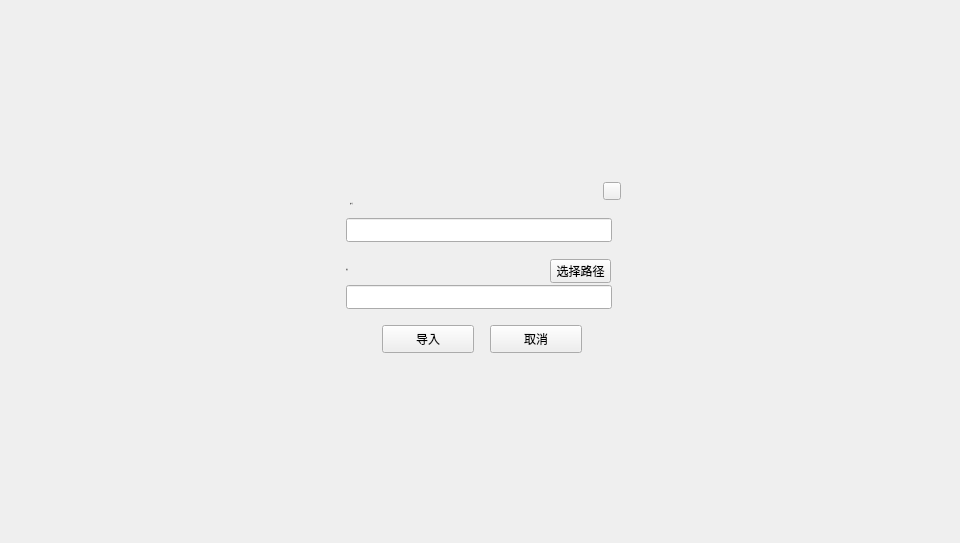
<?xml version="1.0" encoding="UTF-8"?>
<ui version="4.0">
 <class>ImportDialog</class>
 <widget class="QDialog" name="ImportDialog">
  <property name="geometry">
   <rect>
    <x>0</x>
    <y>0</y>
    <width>960</width>
    <height>543</height>
   </rect>
  </property>
  <property name="font">
   <font>
    <family>微软雅黑</family>
   </font>
  </property>
  <property name="windowTitle">
   <string>Dialog</string>
  </property>
  <widget class="QWidget" name="widget" native="true">
   <property name="geometry">
    <rect>
     <x>0</x>
     <y>0</y>
     <width>960</width>
     <height>543</height>
    </rect>
   </property>
   <widget class="QWidget" name="containerWidget" native="true">
    <property name="geometry">
     <rect>
      <x>330</x>
      <y>175</y>
      <width>300</width>
      <height>193</height>
     </rect>
    </property>
    <widget class="QLineEdit" name="privateKeyLineEdit">
     <property name="geometry">
      <rect>
       <x>16</x>
       <y>110</y>
       <width>266</width>
       <height>24</height>
      </rect>
     </property>
     <property name="font">
      <font>
       <family>微软雅黑</family>
       <pointsize>10</pointsize>
      </font>
     </property>
     <property name="contextMenuPolicy">
      <enum>Qt::DefaultContextMenu</enum>
     </property>
     <property name="styleSheet">
      <string notr="true"/>
     </property>
     <property name="text">
      <string/>
     </property>
     <property name="readOnly">
      <bool>false</bool>
     </property>
    </widget>
    <widget class="QLineEdit" name="accountNameLineEdit">
     <property name="geometry">
      <rect>
       <x>16</x>
       <y>43</y>
       <width>266</width>
       <height>24</height>
      </rect>
     </property>
     <property name="font">
      <font>
       <family>微软雅黑</family>
       <pointsize>10</pointsize>
      </font>
     </property>
     <property name="contextMenuPolicy">
      <enum>Qt::DefaultContextMenu</enum>
     </property>
     <property name="styleSheet">
      <string notr="true"/>
     </property>
     <property name="text">
      <string/>
     </property>
     <property name="readOnly">
      <bool>false</bool>
     </property>
    </widget>
    <widget class="QToolButton" name="closeBtn">
     <property name="geometry">
      <rect>
       <x>273</x>
       <y>7</y>
       <width>18</width>
       <height>18</height>
      </rect>
     </property>
     <property name="cursor">
      <cursorShape>PointingHandCursor</cursorShape>
     </property>
     <property name="focusPolicy">
      <enum>Qt::NoFocus</enum>
     </property>
     <property name="styleSheet">
      <string notr="true"/>
     </property>
     <property name="text">
      <string/>
     </property>
    </widget>
    <widget class="QToolButton" name="pathBtn">
     <property name="geometry">
      <rect>
       <x>220</x>
       <y>84</y>
       <width>61</width>
       <height>24</height>
      </rect>
     </property>
     <property name="font">
      <font>
       <family>微软雅黑</family>
       <weight>50</weight>
       <italic>false</italic>
       <bold>false</bold>
      </font>
     </property>
     <property name="cursor">
      <cursorShape>PointingHandCursor</cursorShape>
     </property>
     <property name="focusPolicy">
      <enum>Qt::NoFocus</enum>
     </property>
     <property name="styleSheet">
      <string notr="true"/>
     </property>
     <property name="text">
      <string>选择路径</string>
     </property>
    </widget>
    <widget class="QLabel" name="label">
     <property name="geometry">
      <rect>
       <x>16</x>
       <y>84</y>
       <width>180</width>
       <height>21</height>
      </rect>
     </property>
     <property name="font">
      <font>
       <family>微软雅黑</family>
       <pointsize>-1</pointsize>
       <weight>50</weight>
       <italic>false</italic>
       <bold>false</bold>
      </font>
     </property>
     <property name="styleSheet">
      <string notr="true">color:rgb(80,80,80);
font: 11px &quot;微软雅黑&quot;;</string>
     </property>
     <property name="text">
      <string>私钥</string>
     </property>
     <property name="wordWrap">
      <bool>true</bool>
     </property>
    </widget>
    <widget class="QToolButton" name="importBtn">
     <property name="geometry">
      <rect>
       <x>52</x>
       <y>150</y>
       <width>92</width>
       <height>28</height>
      </rect>
     </property>
     <property name="font">
      <font>
       <family>微软雅黑</family>
      </font>
     </property>
     <property name="cursor">
      <cursorShape>PointingHandCursor</cursorShape>
     </property>
     <property name="styleSheet">
      <string notr="true"/>
     </property>
     <property name="text">
      <string>导入</string>
     </property>
    </widget>
    <widget class="QToolButton" name="cancelBtn">
     <property name="geometry">
      <rect>
       <x>160</x>
       <y>150</y>
       <width>92</width>
       <height>28</height>
      </rect>
     </property>
     <property name="cursor">
      <cursorShape>PointingHandCursor</cursorShape>
     </property>
     <property name="styleSheet">
      <string notr="true"/>
     </property>
     <property name="text">
      <string>取消</string>
     </property>
    </widget>
    <widget class="QLabel" name="label_2">
     <property name="geometry">
      <rect>
       <x>20</x>
       <y>18</y>
       <width>180</width>
       <height>21</height>
      </rect>
     </property>
     <property name="font">
      <font>
       <family>微软雅黑</family>
       <pointsize>-1</pointsize>
       <weight>50</weight>
       <italic>false</italic>
       <bold>false</bold>
      </font>
     </property>
     <property name="styleSheet">
      <string notr="true">color:rgb(80,80,80);
font: 11px &quot;微软雅黑&quot;;</string>
     </property>
     <property name="text">
      <string>账户名</string>
     </property>
     <property name="wordWrap">
      <bool>true</bool>
     </property>
    </widget>
   </widget>
  </widget>
 </widget>
 <resources/>
 <connections/>
</ui>
